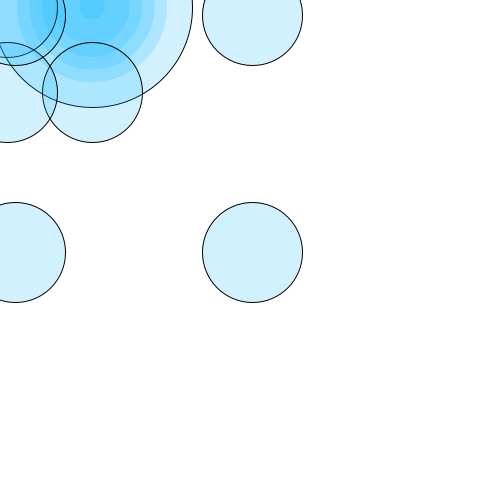
Frame 1 (no input)
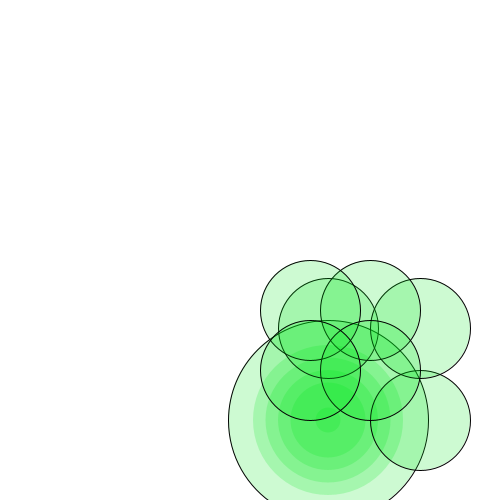
Frame 60 (the mouse pressed at the canvas centre just before this capture)
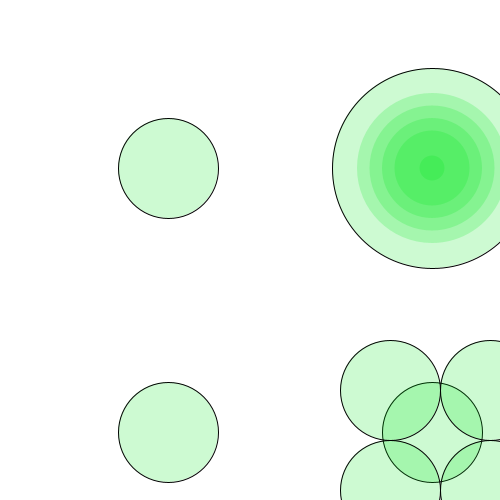
Frame 120 (the mouse held since frame 60 and released just before this capture)

The Processing sketch that drew these frames (run headless with seeded random() and noise(); from frame 60 on, the mouse is pressed at the canvas centre):

// Processing sketch: processing_105006
// ── processing_105006.pde

int x;
int y;
int xspeed;
int yspeed;
int x2;
int y2;
int xspeed2;
int yspeed2;
void setup() {
  size(500, 500);
  smooth();
  fill(18, 182, 255, 25);
  
  x = 88;
  y = 0;

  xspeed = 4;
  yspeed = 7;
  
  x2 = 250;
  y2 = 10;

  xspeed2 = 2;
  yspeed2 = 5;
  
}

void draw() {
   background(255);
 
  
  if (x <= width/2) {
    fill(18, 182, 255, 50);
  } else {
    fill(0, 229, 28, 50);
  } 
x = x + xspeed;
y = y + yspeed;
x2 = x2 + xspeed2;
y2 = y2 + yspeed2;

if (x >= width) {
  xspeed *= -1;
}
if (x <= 0) {
  xspeed *= -1;
}
if (y >= height) {
  yspeed *= -1;
}
if (y <= 0) {
    yspeed *= -1;
}
if (x2 >= width) {
  xspeed2 *= -1;
}
if (x2 <= 0) {
  xspeed2 *= -1;
}
if (y2 >= height) {
  yspeed2 *= -1;
}
if (y2 <= 0) {
    yspeed2 *= -1;
}
  stroke(1);
  ellipse(x, y, 200, 200);
  noStroke(); 
  ellipse(x, y, 150, 150);
  ellipse(x, y, 125, 125); 
  ellipse(x, y, 100, 100); 
  ellipse(x, y, 75, 75); 
  ellipse(x, y, 25, 25); 
  stroke(1);
  ellipse(x ,x, 100, 100);
  ellipse(y, y, 100, 100);
  ellipse(y, x, 100, 100);
  ellipse(x2 ,y2, 100, 100);
  ellipse(y2, y2, 100, 100);
  ellipse(x2, x2, 100, 100);
  ellipse(y2, x2, 100, 100);
}
